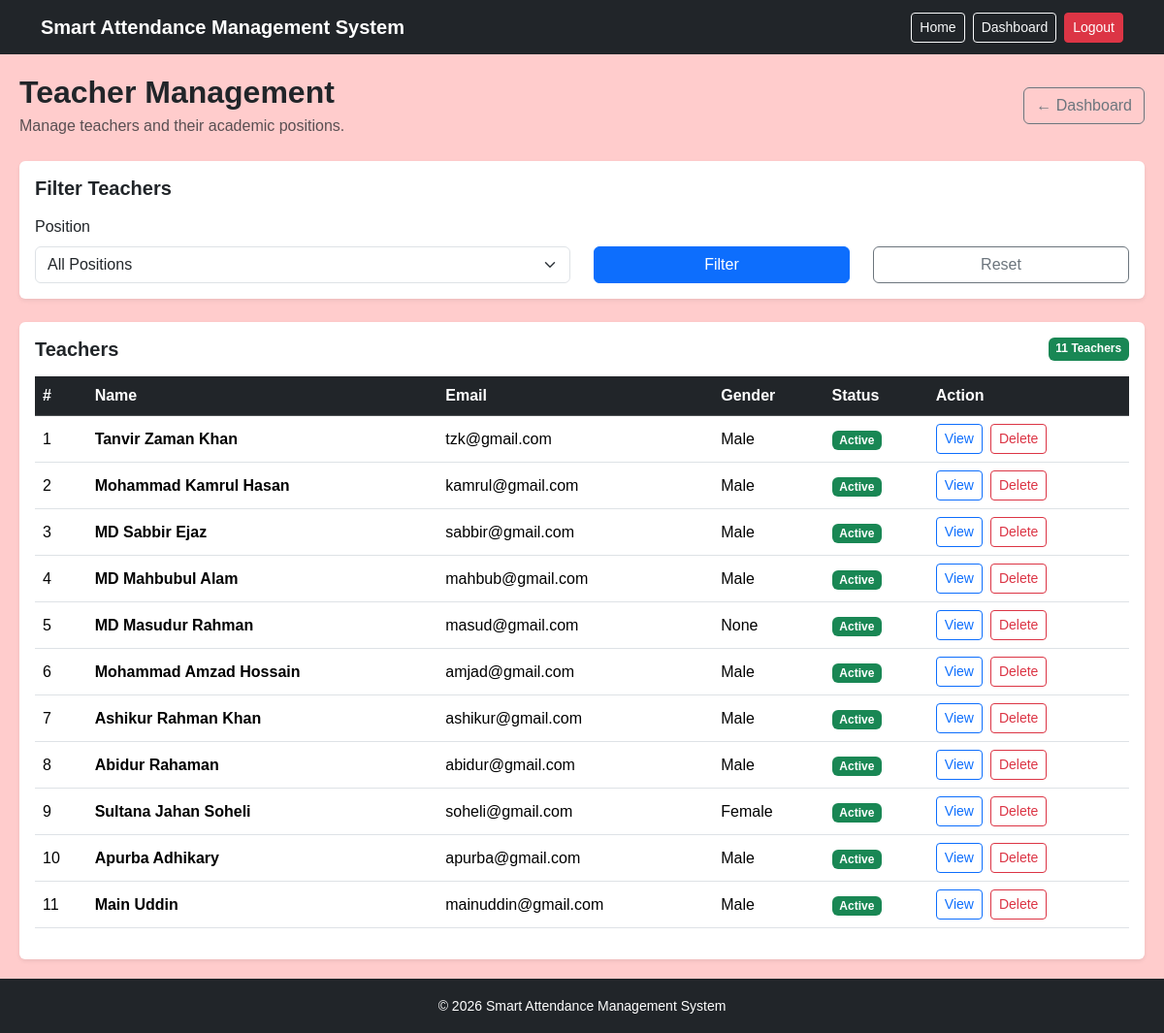
Page /admin-dashboard/teachers/ (signed in) on the committed database.
### core/models.py (models this page shows, shortened)
class User(AbstractUser):
    GENDER_CHOICES =(
        ("male",'Male'),
        ('female','Female'),
        ('other','Other'),
    )
    ROLE_CHOICES =(
        ('admin','Admin'),
        ('teacher','Teacher'),
        ('student','Student'),
    )
    session = models.ForeignKey(
    "Session",
    on_delete=models.SET_NULL,
    null=True,
    blank=True,
    related_name="students"
)
    roll = models.PositiveIntegerField(
        null=True,
        blank=True
    )
    face_image = models.ImageField(
    upload_to="student_faces/",
    blank=True,
    null=True
)
    position = models.ForeignKey(
        "Position",
        on_delete=models.SET_NULL,
        null = True,
        blank=True,
        related_name="teachers"
    )
    email = models.EmailField(
        unique=True
    )
    gender = models.CharField(
        max_length=10,
        choices=GENDER_CHOICES,
        blank=True,
        null=True
    )
    date_of_birth = models.DateField(
        blank=True,
        null = True
    )
    address = models.TextField(
        blank=True,
        null = True
    )
    role = models.CharField(
        max_length=20,
        choices=ROLE_CHOICES,
        default='student'
    )
    profile_image = models.ImageField(
        upload_to="student_profiles/",
        blank=True,
        null=True
    )
    USERNAME_FIELD = 'email'
    REQUIRED_FIELDS=["username"]

### core/views.py (the view)
# urls.py: path("admin-dashboard/teachers/",views.teacher_management,name="teacher_management"),
@login_required
def teacher_management(request):
    if request.user.role != "admin":
        return redirect("dashboard")
    teachers = User.objects.filter(
        role="teacher"
    ).select_related("position")
    positions = Position.objects.all().order_by("name")
    position_id = request.GET.get("position")
    if position_id:
        teachers = teachers.filter(
        position_id=position_id
    )
    return render(
        request,
        "admin/teacher_management.html",
        {
            "teachers": teachers,
            "positions": positions,
        }
    )

### core/context_processors.py (called while the page is built)
def notifications(request):
    unread_notifications_count = 0
    if request.user.is_authenticated and request.user.role in ["teacher", "student"]:
        unread_notifications_count = Notification.objects.filter(
            recipient=request.user,
            is_read=False
        ).count()
    return {
        "unread_notifications_count": unread_notifications_count
    }

### core/templates/admin/teacher_management.html (shortened to what this page needs)
{% extends "index.html" %}
{% block content %}
<div style="background-color: #ffcccc; min-height: 100vh; padding: 20px;">
    <div class="d-flex justify-content-between align-items-center mb-4">
        <div>
            <h2 class="fw-bold mb-1">
                Teacher Management
            </h2>
            <p class="text-muted mb-0">
                Manage teachers and their academic positions.
            </p>
        </div>
        <a
            href="{% url 'admin_dashboard' %}"
            class="btn btn-outline-secondary"
        >
            ← Dashboard
        </a>
    </div>
    <div class="card border-0 shadow-sm mb-4">
        <div class="card-body">
            <h5 class="fw-bold mb-3">
                Filter Teachers
            </h5>
            <form method="get">
                <div class="row align-items-end">
                    <div class="col-md-6">
                        <label class="form-label">
                            Position
                        </label>
                        <select
                            name="position"
                            class="form-select"
                        >
                            <option value="">
                                All Positions
                            </option>
                        </select>
                    </div>
                    <div class="col-md-3 mt-3 mt-md-0">
                        <button
                            type="submit"
                            class="btn btn-primary w-100"
                        >
                            Filter
                        </button>
                    </div>
                    <div class="col-md-3 mt-3 mt-md-0">
                        <a
                            href="{% url 'teacher_management' %}"
                            class="btn btn-outline-secondary w-100"
                        >
                            Reset
                        </a>
                    </div>
                </div>
            </form>
        </div>
    </div>
    <div class="card border-0 shadow-sm">
        <div class="card-body">
            <div class="d-flex justify-content-between mb-3">
                <h5 class="fw-bold mb-0">
                    Teachers
                </h5>
                <span class="badge bg-success">
                    {{ teachers|length }} Teachers
                </span>
            </div>
            <div class="table-responsive">
                <table class="table table-hover align-middle">
                    <thead class="table-dark">
                        <tr>
                            <th>#</th>
                            <th>Name</th>
                            <th>Email</th>
                            <th>Gender</th>
                            <th>Status</th>
                            <th>Action</th>
                        </tr>
                    </thead>
                    <tbody>
                        {% for teacher in teachers %}
                            <tr>
                                <td>
                                    {{ forloop.counter }}
                                </td>
                                <td>
                                    <strong>
                                        {{ teacher.first_name }}
                                        {{ teacher.last_name }}
                                    </strong>
                                </td>
                                <td>
                                    {{ teacher.email }}
                                </td>
                                <td>
                                    {{ teacher.get_gender_display }}
                                </td>
                                <td>
                                    {% if teacher.is_active %}
                                        <span class="badge bg-success">
                                            Active
                                        </span>
                                    {% else %}
                                        <span class="badge bg-danger">
                                            Inactive
                                        </span>
                                    {% endif %}
                                </td>
                                <td>
    <div class="d-flex gap-2">
        <a
            href="{% url 'admin_teacher_profile' teacher.id %}"
            class="btn btn-sm btn-outline-primary"
        >
            View
        </a>
        <form
            method="POST"
            action="{% url 'admin_delete_teacher' teacher.id %}"
            onsubmit="return confirm('Are you sure you want to delete this teacher?');"
        >
            <button
                type="submit"
                class="btn btn-sm btn-outline-danger"
            >
                Delete
            </button>
        </form>
    </div>
</td>
                            </tr>
                        {% endfor %}
                    </tbody>
                </table>
            </div>
        </div>
    </div>
</div>
{% endblock %}

### core/templates/index.html (style rules this page uses)
html, body { height: 100%; }
body { margin: 0; background-color: #f5f6fa; font-family: Arial, sans-serif; }

### rows in the picture
User: first_name "Tanvir Zaman", last_name "Khan", email "tzk@gmail.com", gender "Male", is_active "Active"
User: first_name "Mohammad Kamrul", last_name "Hasan", email "kamrul@gmail.com", gender "Male", is_active "Active"
User: first_name "MD Sabbir", last_name "Ejaz", email "sabbir@gmail.com", gender "Male", is_active "Active"
User: first_name "MD Mahbubul", last_name "Alam", email "mahbub@gmail.com", gender "Male", is_active "Active"
User: first_name "MD Masudur", last_name "Rahman", email "masud@gmail.com", gender "None", is_active "Active"
User: first_name "Mohammad Amzad", last_name "Hossain", email "amjad@gmail.com", gender "Male", is_active "Active"
User: first_name "Ashikur Rahman", last_name "Khan", email "ashikur@gmail.com", gender "Male", is_active "Active"
User: first_name "Abidur", last_name "Rahaman", email "abidur@gmail.com", gender "Male", is_active "Active"
User: first_name "Sultana Jahan", last_name "Soheli", email "soheli@gmail.com", gender "Female", is_active "Active"
User: first_name "Apurba", last_name "Adhikary", email "apurba@gmail.com", gender "Male", is_active "Active"
User: first_name "Main", last_name "Uddin", email "mainuddin@gmail.com", gender "Male", is_active "Active"

### other values in the picture
{{ teachers|length }} "11"
